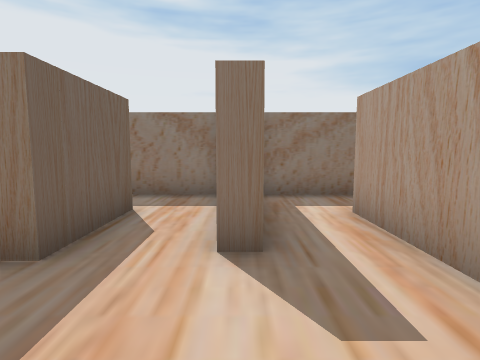
view 1 (above)

23 first-person views from a walk through a 3-D level made in the Unity game engine. The camera is 0.55 m above the floor, tilts 6° down and sees 80° across. The floor is counted in squares, 0.5 m on a side. Each view is taken from the middle of a square. On the plan, view 1 faces up. The plan holds only what a view shows up to about 12 squares ahead; the rest is blank. The player character is not drawn.

view 2
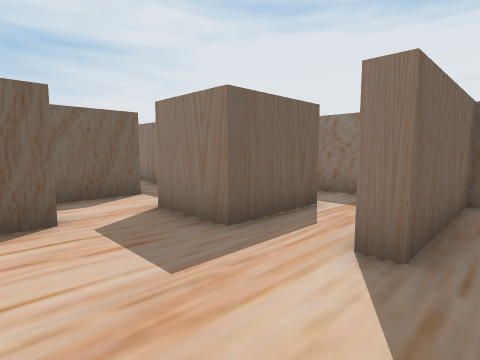

view 3
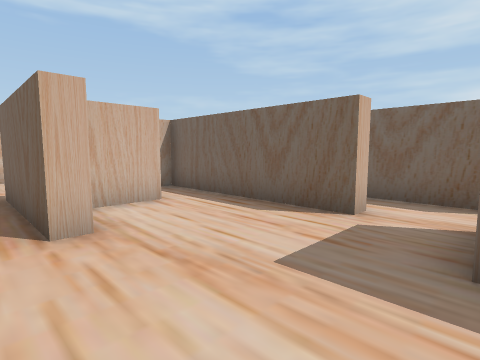

view 4
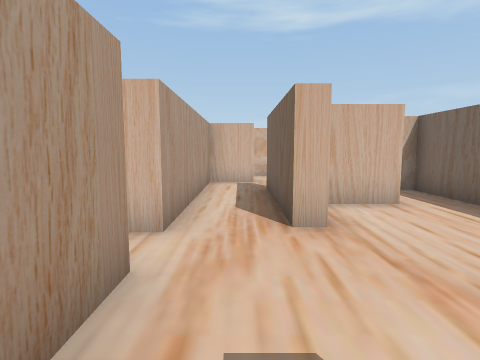

view 5
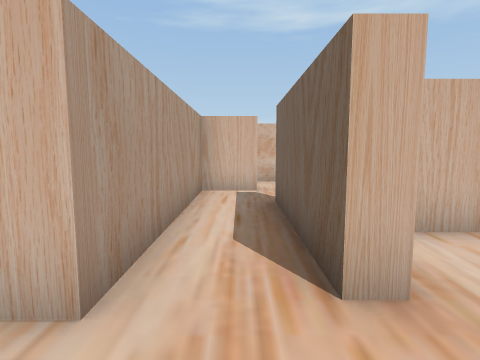

view 6
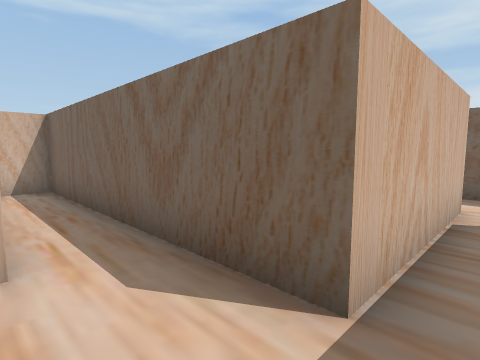

view 7
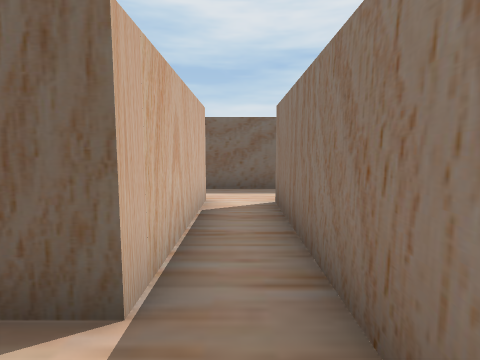

view 8
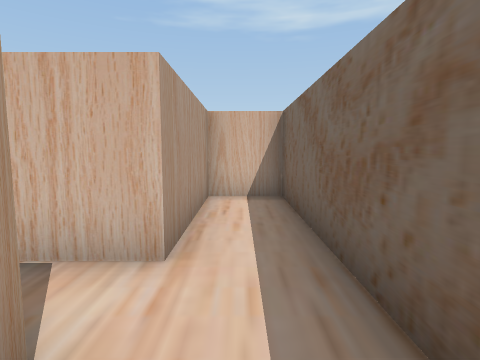

view 9
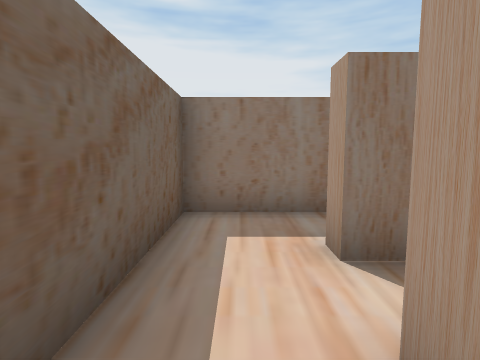

view 10
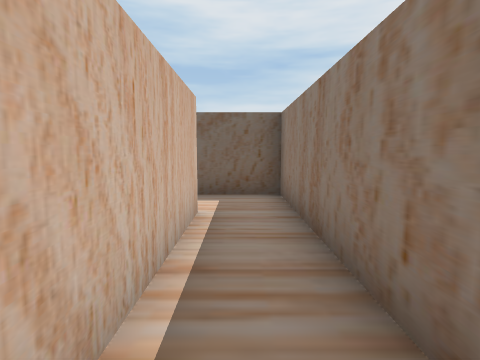

view 11
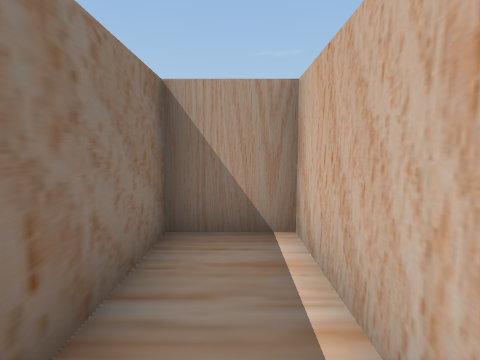

view 12
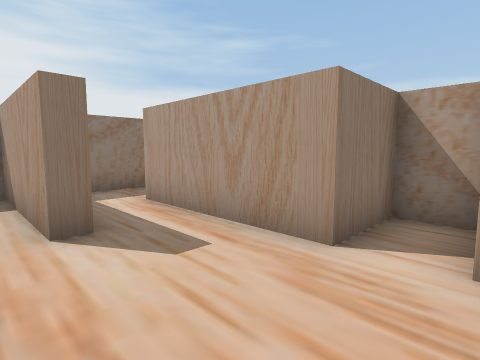

view 13
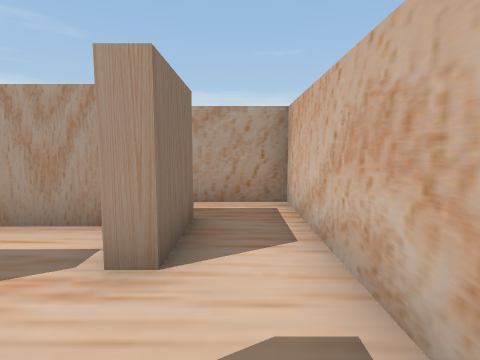

view 14
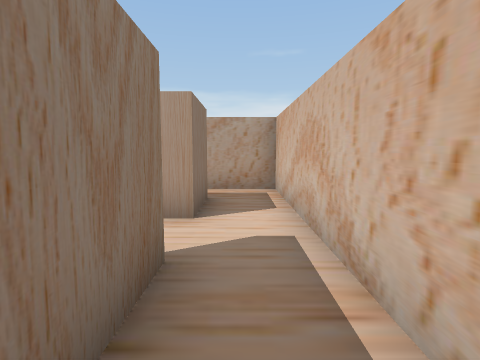

view 15
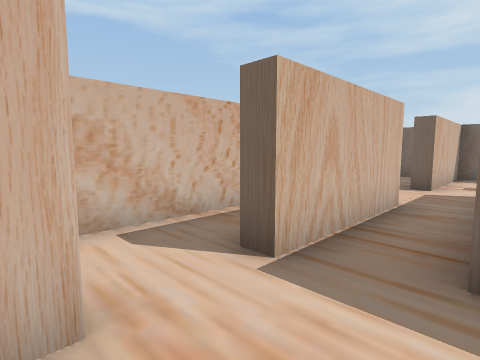

view 16
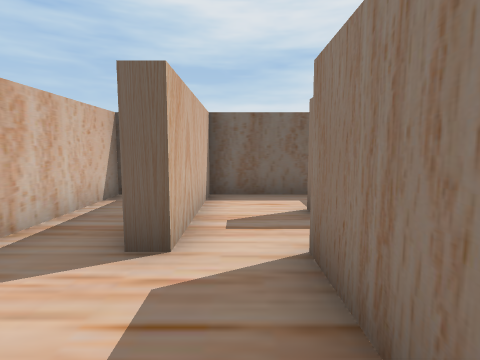

view 17
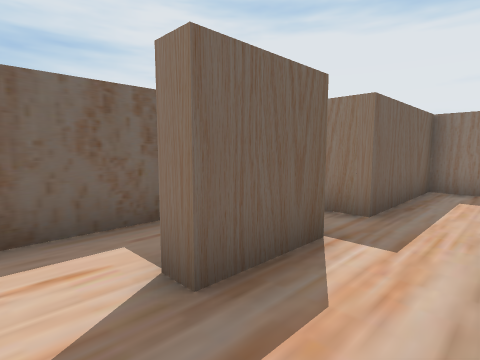

view 18
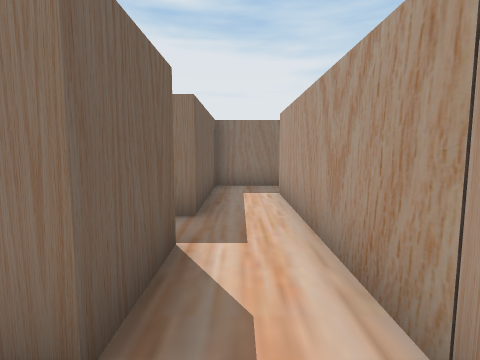

view 19
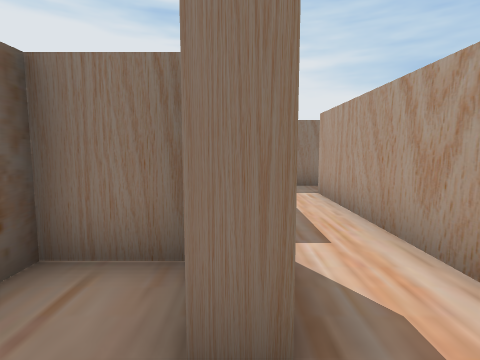

view 20
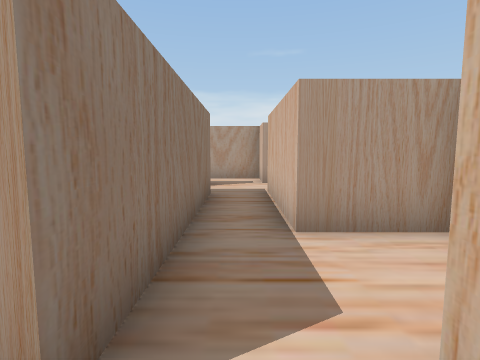

view 21
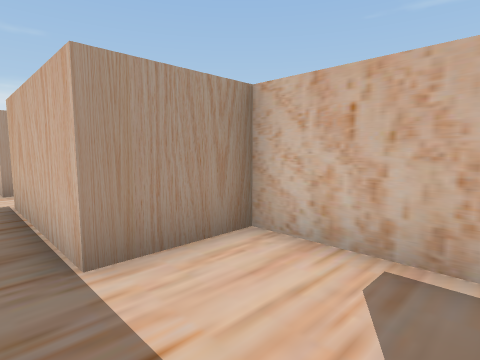

view 22
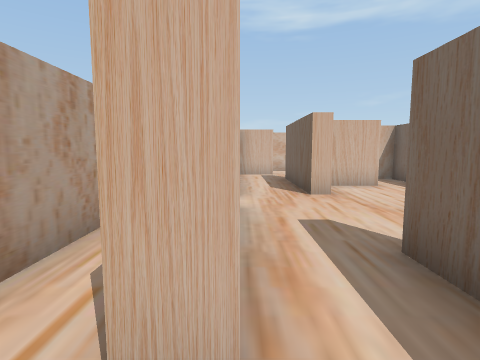

view 23
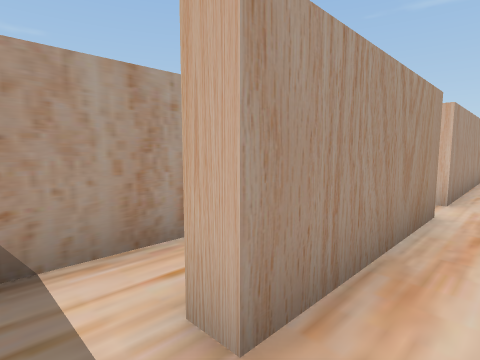

### Floor plan
Points are (right, up) in squares from view 1. A wall is a line through its corners. A room is listed if a view was taken in it or the views show most of it. See-through windows are left out.
Room 1 (views 1, 2, 3, 4, 5, 12)
walls: (-0.4, -1) (0.2, -1); (-4.4, 1) (-3.8, 1) (-3.8, -4.7) (-3.1, -4.7); (2, -0.7) (2.6, -0.7); (-2.4, -2.7) (-0.8, -2.7); (-2, 5.4) (-2, 2.8) (-4, 2.8); (0.2, 5.5) (0.2, 3) (-0.2, 3) (-0.2, 5.5); (4, -0.6) (4, 0.5) (2, 0.5) (2, 5)
ways out: opening at (-4.5, 3) to room 2; opening at (1, -1) to room 5; opening at (1, 4.5) to room 8; opening at (-4, 2) to room 10; opening at (-1, 4.5) to room 12
Room 2 (views 6, 7, 9)
walls: (-12, 5.5) (-12, -0.7) (-10.2, -0.7) (-10.2, 3.3) (-5.8, 3.3); (-4.8, 4.8) (-10, 4.8) (-10, 5.3)
ways out: opening at (-4.5, 3) to room 1; opening at (-10.5, 5) to room 3
Room 3 (views 8, 10, 11)
walls: (-10, 5.3) (-4.3, 5.3) (-4.3, 7) (-12, 7) (-12, 5.5)
ways out: opening at (-10.5, 5) to room 2
Room 4 (views 13, 14)
walls: (-3, -9) (0.5, -9); (-1.3, -6.7) (-1.3, -7.3) (-3.2, -7.3); (0.5, -7.3) (0.5, -6.7)
ways out: opening at (-0.5, -7) to room 5; opening at (1.5, -8)
Room 5 (views 15, 16, 17, 21)
walls: (-1.8, -5.3) (-8, -5.3); (0.5, -6.7) (2, -6.7) (2, -0.7); (0.2, -1) (0.2, -5); (-5.3, -6.7) (-1.3, -6.7)
ways out: opening at (1, -1) to room 1; opening at (-0.5, -7) to room 4; opening at (-8, -6) to room 6; opening at (-6.5, -7) to room 9
Room 6 (views 18, 19, 20)
walls: (-10.5, -3.3) (-12, -3.3) (-12, -6.7) (-8, -6.7); (-8, -5.3) (-8, -2.6); (-9.7, -2.6) (-9.7, -4.7) (-10.2, -4.7)
ways out: opening at (-8, -6) to room 5; opening at (-9, -3.5) to room 11
Room 7 (view 22)
walls: (2, 5) (2.5, 5); (4, 2) (4, 5.9); (3.1, 7) (1.4, 7)
ways out: opening at (2, 6) to room 8
Room 8 (view 23)
walls: (1.4, 7) (0.2, 7) (0.2, 5.5)
ways out: opening at (1, 4.5) to room 1; opening at (2, 6) to room 7
Room 9 (no view inside)
walls: (-8, -6.7) (-8, -7.2); (-12, -8.1) (-12, -9) (-5.3, -9) (-5.3, -6.7)
ways out: opening at (-6.5, -7) to room 5
Room 10 (no view inside)
walls: (-5.8, 3.3) (-5.8, -4.7) (-4.6, -4.7)
ways out: opening at (-4, 2) to room 1
Room 11 (no view inside)
walls: (-8, -2.6) (-8, 1.4); (-8.5, 2.8) (-9.7, 2.8) (-9.7, -1.2) (-10.6, -1.2)
ways out: opening at (-9, -3.5) to room 6; opening at (-8, 2)
Room 12 (no view inside)
walls: (-0.2, 5.5) (-0.2, 7) (-3, 7)
ways out: opening at (-1, 4.5) to room 1

Where each view was taken, in squares from view 1:
view 1: 0 up, 0 right, facing up
view 2: 0 up, 1 right, facing up-left
view 3: 3 up, 1 right, facing down-left
view 4: 3 up, 1 right, facing down
view 5: 1 up, 1 right, facing down
view 6: 4 up, 4 left, facing down-left
view 7: 4 up, 4 left, facing left
view 8: 6 up, 11 left, facing down
view 9: 2 up, 11 left, facing up
view 10: 6 up, 5 left, facing left
view 11: 6 up, 8 left, facing right
view 12: 1 down, 1 left, facing up-right
view 13: 8 down, 2 left, facing right
view 14: 8 down, 4 left, facing right
view 15: 5 down, 1 right, facing down-left
view 16: 6 down, 5 left, facing left
view 17: 6 down, 8 left, facing up-left
view 18: 6 down, 9 left, facing up
view 19: 6 down, 10 left, facing up
view 20: 6 down, 9 left, facing right
view 21: 6 down, 8 left, facing down-right
view 22: 6 up, 2 right, facing down
view 23: 6 up, 1 right, facing down-right
